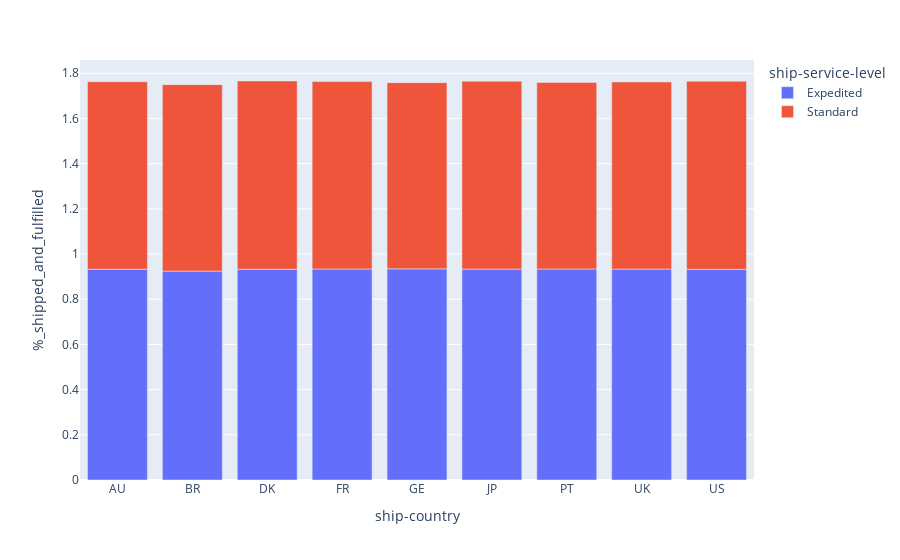

Here is the notebook cell this chart was saved with:
### Markdown cell above
Vendas Concluídas

### Code cell
fig = px.bar(deliveries, 
             x="ship-country", 
             y="%_shipped_and_fulfilled", 
             color="ship-service-level", 
             title=""
)
fig.show()

### Figure 1 — Plotly figure (JSON) as saved in the notebook; plotly's stock layout.template omitted (floating-point values rounded to 4 significant figures)
{"data": [{"alignmentgroup": "True", "hovertemplate": "ship-service-level=Expedited<br>ship-country=%{x}<br>%_shipped_and_fulfilled=%{y}<extra></extra>", "legendgroup": "Expedited", "marker": {"color": "#636efa", "pattern": {"shape": ""}}, "name": "Expedited", "offsetgroup": "Expedited", "orientation": "v", "showlegend": true, "textposition": "auto", "type": "bar", "x": ["AU", "BR", "DK", "FR", "GE", "JP", "PT", "UK", "US"], "xaxis": "x", "y": [0.9329, 0.9245, 0.9327, 0.9339, 0.9345, 0.9332, 0.9339, 0.9334, 0.9325], "yaxis": "y"}, {"alignmentgroup": "True", "hovertemplate": "ship-service-level=Standard<br>ship-country=%{x}<br>%_shipped_and_fulfilled=%{y}<extra></extra>", "legendgroup": "Standard", "marker": {"color": "#EF553B", "pattern": {"shape": ""}}, "name": "Standard", "offsetgroup": "Standard", "orientation": "v", "showlegend": true, "textposition": "auto", "type": "bar", "x": ["AU", "BR", "DK", "FR", "GE", "JP", "PT", "UK", "US"], "xaxis": "x", "y": [0.8296, 0.8251, 0.833, 0.829, 0.8238, 0.8311, 0.8251, 0.828, 0.8319], "yaxis": "y"}], "layout": {"barmode": "relative", "legend": {"title": {"text": "ship-service-level"}, "tracegroupgap": 0}, "margin": {"t": 60}, "xaxis": {"anchor": "y", "domain": [0, 1], "title": {"text": "ship-country"}}, "yaxis": {"anchor": "x", "domain": [0, 1], "title": {"text": "%_shipped_and_fulfilled"}}}}
